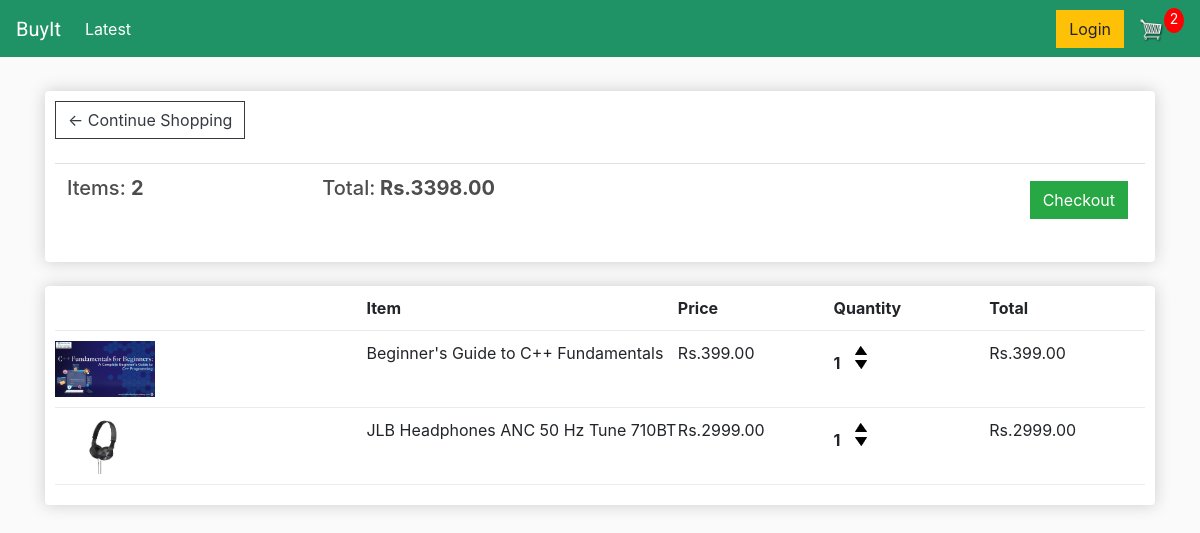
The app's page /cart/ (signed in) with its own data.
### store/models.py (models this page shows, shortened)
class Order(models.Model):
	customer = models.ForeignKey(Customer, on_delete=models.SET_NULL, null=True, blank=True)
	date_ordered = models.DateTimeField(auto_now_add=True)
	complete = models.BooleanField(default=False)
	transaction_id = models.CharField(max_length=100, null=True)
	@property
	def get_cart_total(self):
		orderitems = self.orderitem_set.all()
		total = sum([item.get_total for item in orderitems])
		return total
	@property
	def get_cart_items(self):
		orderitems = self.orderitem_set.all()
		total = sum([item.quantity for item in orderitems])
		return total

class OrderItem(models.Model):
	product = models.ForeignKey(Product, on_delete=models.SET_NULL, null=True)
	order = models.ForeignKey(Order, on_delete=models.SET_NULL, null=True)
	quantity = models.IntegerField(default=0, null=True, blank=True)
	date_added = models.DateTimeField(auto_now_add=True)
	@property
	def get_total(self):
		total = self.product.price * self.quantity
		return total

class Product(models.Model):
	name = models.CharField(max_length=200)
	price = models.FloatField()
	digital = models.BooleanField(default=False,null=True, blank=True)
	image = models.ImageField(null=True, blank=True)
	@property
	def imageURL(self):
		try:
			url = self.image.url
		except:
			url = 'images/placeholder.png'
		return url

### store/views.py (the view)
# urls.py: path('cart/', views.cart, name="cart"),
def cart(request):
	data = cartData(request)
	cartItems = data['cartItems']
	order = data['order']
	items = data['items']
	context = {'items':items, 'order':order, 'cartItems':cartItems}
	return render(request, 'store/cart.html', context)

### store/utils.py (called while the page is built)
def cartData(request):
	if request.user.is_authenticated:
		customer = request.user.customer
		order, created = Order.objects.get_or_create(customer=customer, complete=False)
		items = order.orderitem_set.all()
		cartItems = order.get_cart_items
	else:
		cookieData = cookieCart(request)
		cartItems = cookieData['cartItems']
		order = cookieData['order']
		items = cookieData['items']
	return {'cartItems':cartItems ,'order':order, 'items':items}

### store/templates/store/cart.html
{% extends 'store/main.html' %}
{% load static %}
{% block content %}
	<div class="row">
		<div class="col-lg-12">
			<div class="box-element">
				<a  class="btn btn-outline-dark" href="{% url 'store' %}">&#x2190; Continue Shopping</a>
				<br>
				<br>
				<table class="table">
					<tr>
						<th><h5>Items: <strong>{{order.get_cart_items}}</strong></h5></th>
						<th><h5>Total:<strong> Rs.{{order.get_cart_total|floatformat:2}}</strong></h5></th>
						<th>
							<a  style="float:right; margin:5px;" class="btn btn-success" href="{% url 'checkout' %}">Checkout</a>
						</th>
					</tr>
				</table>
			</div>
			<br>
			<div class="box-element">
				<div class="cart-row">
					<div style="flex:2"></div>
					<div style="flex:2"><strong>Item</strong></div>
					<div style="flex:1"><strong>Price</strong></div>
					<div style="flex:1"><strong>Quantity</strong></div>
					<div style="flex:1"><strong>Total</strong></div>
				</div>
				{% for item in items %}
				<div class="cart-row">
					<div style="flex:2"><img class="row-image" src="{{item.product.imageURL}}"></div>
					<div style="flex:2"><p>{{item.product.name}}</p></div>
					<div style="flex:1"><p>Rs.{{item.product.price|floatformat:2}}</p></div>
					<div style="flex:1">
						<p class="quantity">{{item.quantity}}</p>
						<div class="quantity">
							<img data-product="{{item.product.id}}" data-action="add" class="chg-quantity update-cart" src="{% static  'images/arrow-up.png' %}">
							<img data-product="{{item.product.id}}" data-action="remove" class="chg-quantity update-cart" src="{% static  'images/arrow-down.png' %}">
						</div>
					</div>
					<div style="flex:1"><p>Rs.{{item.get_total|floatformat:2}}</p></div>
				</div>
				{% endfor %}
			</div>
		</div>
	</div>
{% endblock content %}

### BuyIt_Ecommerce/static/css/main.css (style rules this page uses)
body { background-color: hsl(0, 0%, 98%); }
h1,h2,h3,h4,h5,h6 { color:hsl(0, 0%, 30%); }
.box-element { box-shadow:hsl(0, 0%, 80%) 0 0 16px; background-color: #fff; border-radius: 4px; padding: 10px; }
.col-lg-4, .col-lg-6, .col-lg-8, .col-lg-12 { margin-top: 10px; }
.btn { border-radius: 0; }
.row-image { width: 100px; }
.cart-row { display: flex; align-items: flex-stretch; padding-bottom: 10px; margin-bottom: 10px; border-bottom: 1px solid #ececec; }
.quantity { display: inline-block; font-weight: 700; padding-right:10px; }
.chg-quantity { width: 12px; cursor: pointer; display: block; margin-top: 5px; transition:.1s; }

### records on screen
Order: get_cart_items "2", get_cart_total "3398.00"
OrderItem: product.imageURL (picture), product.name "Beginner's Guide to C++ Fundamentals", product.price "399.00", quantity "1", get_total "399.00"
OrderItem: product.imageURL (picture), product.name "JLB Headphones ANC 50 Hz Tune 710BT", product.price "2999.00", quantity "1", get_total "2999.00"

### other values on screen
{{ cartItems }} "2"
